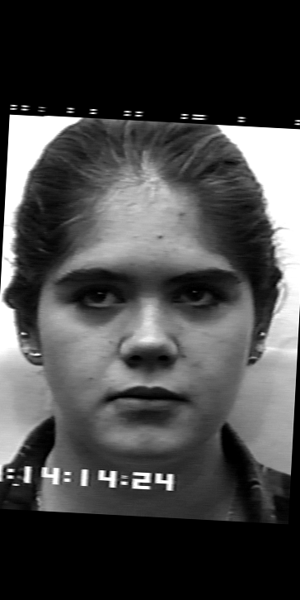
#> input picture Lab1 - PCA method and deriving eigenfaces/neutral/S011_001_03141424_n.png, 300 x 600 px, found by its file name; its folder holds 4 pictures in this run
$ jupyter execute --allow-errors 'Lab4 - SVM classification (and use kernels to increase dimension).ipynb'
#> lines starting #> are read from the running program, lines starting #| are printed output that depends on the picture
[cell 1]
import matplotlib.pyplot as plt
import numpy as np
import os
import joblib
from skimage.io import imread
data_n = []
person_number = []
current_path = 'G:/computer_vision_lab/lab_2/neutral'
counter = 0
for file in os.listdir(current_path):
                if file[-3:] in {'jpg', 'png'}:
                    person_number.append(file[1:4])
                    im = imread(current_path+'/'+file, as_gray=True)# read image # read image
#> im is the input picture: shape (600, 300); min 0, max 255, mean 69.2
                    im_crop = im[230:450,50:250]
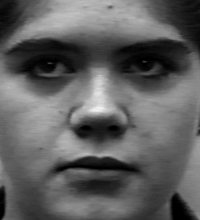
#> im_crop: shape (220, 200); min 0, max 241, mean 95.4
                    data_n.append(im_crop)
                    counter = counter + 1
#> pass 2 of the loop `for file in os.listdir(current_path):`:
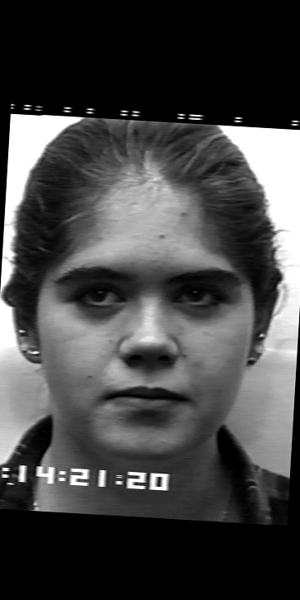
#> input picture Lab1 - PCA method and deriving eigenfaces/neutral/S011_006_03142120_n.png, 300 x 600 px, found by its file name
#> im is the input picture: shape (600, 300); min 0, max 255, mean 68.7
#> `im_crop = im[230:450,50:250]`:
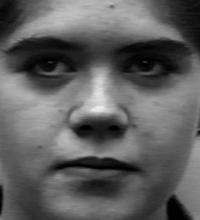
#> im_crop: shape (220, 200); min 0, max 241, mean 94.9
#> pass 3 of the loop `for file in os.listdir(current_path):`:
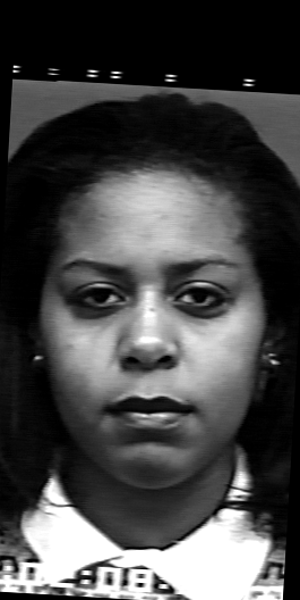
#> input picture Lab1 - PCA method and deriving eigenfaces/neutral/S022_006_00020829_n.png, 300 x 600 px, found by its file name
#> im is the input picture: shape (600, 300); min 0, max 255, mean 70.7
#> `im_crop = im[230:450,50:250]`:
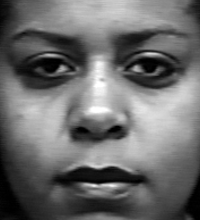
#> im_crop: shape (220, 200); min 0, max 255, mean 107.8
#> the loop made 4 passes; the first 3 are shown

[cell 2]
n1,n2 = np.shape(im_crop)
#> n1 = 220; n2 = 200
unique_person = np.unique(person_number)
# creating mask
mask = np.zeros((n1,n2))
for i in range(n1):
    for j in range (n2):
        if ((i - 340)**2)/(120**2) + ((j - 150)**2)/(100**2) < 1:
            mask[i,j] = 1
#> mask: shape (220, 200) float64; every value is 0

im_matrix_n = np.zeros((n1*n2,counter))
for i in range(counter):
    im_matrix_n[:,i] = np.reshape(data_n[i],(n1*n2,))
countern = counter
chosen_idx = [2,4,6,8]
fig, axes = plt.subplots(1, 4, figsize=(20, 20))
ax = axes.ravel()
im_counter = 0
#> (the rest of this cell did not finish here and is left out)

[cell 3]
# for happy face
data_h = []
person_number = []
current_path = 'G:/computer_vision_lab/lab_2/happy'
counter = 0
#> (the rest of this cell did not finish here and is left out)

[cell 4]
# for disgust face
data_d = []
person_number = []
current_path = 'G:/computer_vision_lab/lab_2/disgust'
counter = 0
#> (the rest of this cell did not finish here and is left out)

[cell 5]
# for surprised image
data_s = []
person_number = []
current_path = 'G:/computer_vision_lab/lab_2/surprise'
counter = 0
#> (the rest of this cell did not finish here and is left out)

[cell 6]
from random import shuffle
#> (the rest of this cell did not finish here and is left out)

برای ساخت رندوم لیستی به طول تصاویر مختلف ساخته و شافل میکنیم و بخش ابتدایی را برای اموزش و داده های باقیمانده برای تست انتخاب میشوند.

[cell 7]
train_img = np.zeros((n1*n2,120+60+60+30))
ytrain = np.zeros((120+60+60+30,))
#> (the rest of this cell did not finish here and is left out)

حال پایه تبدیل پی سی ای را پیدا کرده و سپس روی تصاویر تست و ترین با پایه یکسانی که روی ترین بدست آورده ایم انرا اعمال میکنیم

[cell 8]
from sklearn.decomposition import PCA
train_img = train_img.T
#> (the rest of this cell did not finish here and is left out)

#> (a cell that did not finish here is left out)

[cell 10]
np.shape(ytrain)

[cell 11]
train_img = train_img.T
m = np.mean(train_img,1)
A = np.zeros(np.shape(train_img))
for i in range(train_img.shape[1]):
    A[:,i] = train_img[:,i] - m
C_t = np.matmul(np.transpose(A),A)
eigenValues, eigenVectors = np.linalg.eig(C_t)
#> eigenValues = 270 values from 0 to 0
#> C_t: shape (270, 270) float64; every value is 0
n = 50
idx = eigenValues.argsort()[::-1]
eigenValues = eigenValues[idx]
eigenVectors = eigenVectors[:,idx]
eigenVectors = eigenVectors[:,0:n]
eigenVectors = np.matmul(A,eigenVectors)
fig, axes = plt.subplots(4, 5, figsize=(20, 20))
ax = axes.ravel()
for i in range(n):
    eigenVectors[:,i] = eigenVectors[:,i]/np.linalg.norm(eigenVectors[:,i])
    if i < 20:
        ax[i].imshow(np.reshape(eigenVectors[:,i],(n1,n2)), cmap=plt.cm.gray)
        ax[i].axis('off')
fig.tight_layout()
plt.show()

#> (a cell that did not finish here is left out)

[cell 13]
from sklearn import svm
from sklearn.model_selection import KFold
from sklearn.metrics import accuracy_score
from sklearn.multiclass import OneVsRestClassifier
kf = KFold(n_splits=5,shuffle = True)
score = 0
for train_index, test_index in kf.split(ytrain):
    a = train_index
a

[cell 14]
from sklearn import svm
from sklearn.model_selection import KFold
from sklearn.metrics import accuracy_score
from sklearn.multiclass import OneVsRestClassifier

c_vec = np.array([100,10,2,1,0.05,20 ,0.1, 0.01,0.001,0.0001])
#> c_vec = [100, 10, 2, 1, 0.05, 20, 0.1, 0.01, 0.001, 0.0001]
acc_vec = np.zeros((10,))
#> acc_vec = [0, 0, 0, 0, 0, 0, 0, 0, 0, 0]
#> (the rest of this cell did not finish here and is left out)
